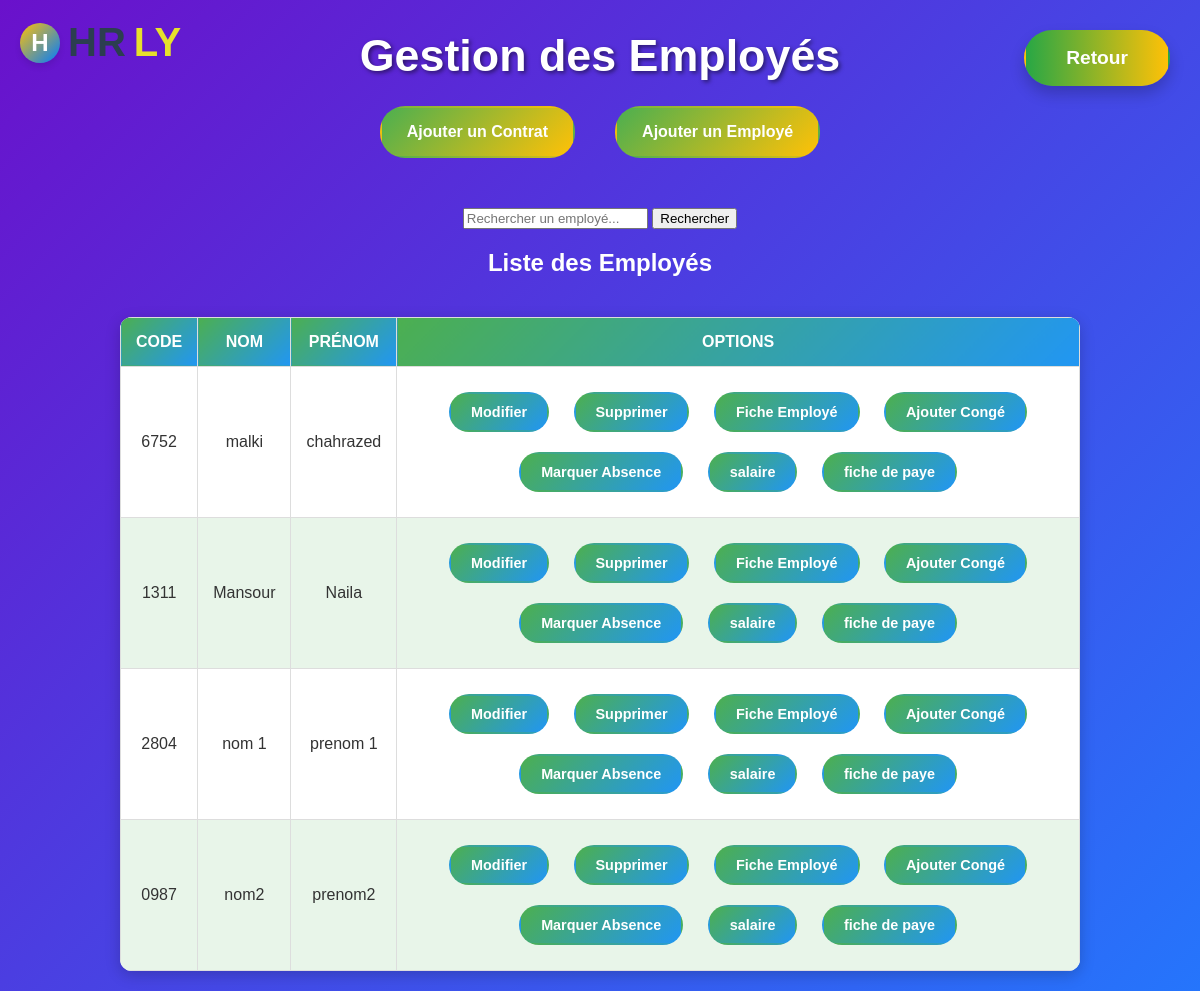
Before: /main/agentrh/gestion_employe/ with the older database file.
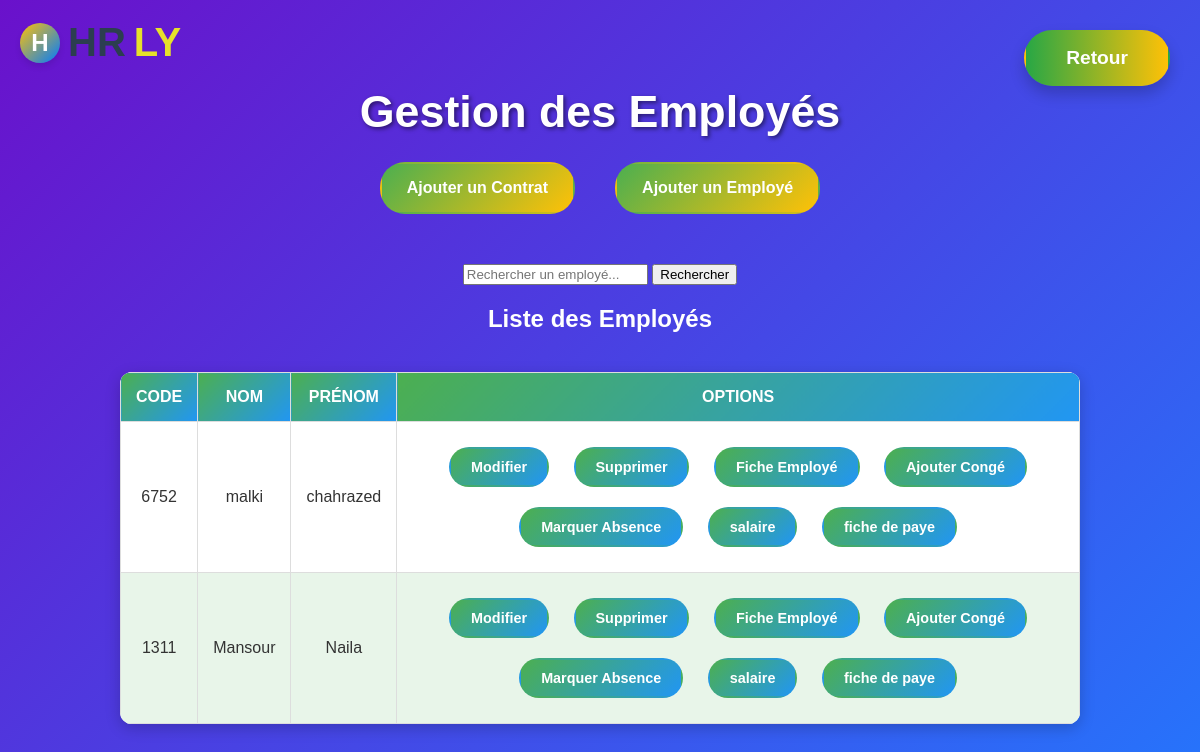
After: the same page with the newer database file.
### projectapp/models.py (models this page shows, shortened)
class Employe(models.Model):
    CHOICE_SEXE =[('female','female'),('male','male')]
    code = models.CharField(max_length=10, unique=True)
    nom = models.CharField(max_length=100)
    prenom = models.CharField(max_length=100)
    date_naissance = models.DateField()
    date_embauche = models.DateField()
    adresse = models.TextField()
    id_service =  models.ForeignKey(Service,on_delete=models.CASCADE)
    historique_professionnel = models.TextField(blank=True, null=True)
    competences = models.TextField(blank=True, null=True)
    formations = models.TextField(blank=True, null=True)
    solde_conge = models.PositiveIntegerField(default=0)
    droits_conge = models.PositiveIntegerField(default=0)
    nb_absence = models.PositiveIntegerField(default=0)  # Compteur d'absences
    nb_massrouf=models.PositiveIntegerField(default=0)
    sexe=models.CharField(max_length=10,choices=CHOICE_SEXE)

### projectapp/views.py (the view)
# urls.py: path('agentrh/gestion_employe/',views.gestion_employe,name='gestion_employe'),
def gestion_employe(request):
    query = request.GET.get('q', '')
    if query:
        employes = Employe.objects.filter(
            Q(nom__icontains=query) | Q(prenom__icontains=query) | Q(code__icontains=query)
        )
    else:
        employes = Employe.objects.all()
    context = {
        'employes': employes,
        'query': query,  }
    return render(request, 'rh/employes/gestion_employe.html', context)

### projectapp/templates/rh/employes/gestion_employe.html (shortened to what this page needs)
<!DOCTYPE html>
<html lang="en">
<head>
</head>
<body>
    <header class="logo">
        <div class="logo-icon">H</div>
        <span>HR</span><span>ly</span>
    </header>
    <h1>Gestion des Employés</h1>
    <div class="buttons-container">
        <a href="{% url 'contract_create' %}">Ajouter un Contrat</a>
        <a href="{% url 'main_rh' %}" class="btn-retour">Retour</a>
        <a href="{% url 'employe_create' %}" class="add-employee">Ajouter un Employé</a>
    </div>
    <div class="search-bar">
        <form method="GET" action="">
            <input type="text" name="q" placeholder="Rechercher un employé..." value="{{ query }}">
            <button type="submit">Rechercher</button>
        </form>
    </div>
    <h2>Liste des Employés</h2>
    <table>
        <thead>
            <tr>
                <th>Code</th>
                <th>Nom</th>
                <th>Prénom</th>
                <th>Options</th>
            </tr>
        </thead>
        <tbody>
            {% for employe in employes %}
            <tr>
                <td>{{ employe.code }}</td>
                <td>{{ employe.nom }}</td>
                <td>{{ employe.prenom }}</td>
                <td class="options">
                    <a href="{% url 'employe_update' employe.pk %}">Modifier</a>
                    <a href="{% url 'employe_delete' employe.pk %}" class="delete">Supprimer</a>
                    <a href="{% url 'fiche_employe' employe.pk %}">Fiche Employé</a>
                    <a href="{% url 'ajouter_conge' employe.pk %}">Ajouter Congé</a>
                    <a href="{% url 'marquer_absence' pk=employe.pk %}">Marquer Absence</a>
                    <a href="{% url 'ajouter_salaire' pk=employe.pk %}"> salaire </a>
                    <a href="{% url 'afficher_fiche_de_paye' pk=employe.pk %}"> fiche de paye  </a>
                </td>
            </tr>
            {% empty %}
            <tr>
                <td colspan="4">Aucun employé trouvé.</td>
            </tr>
            {% endfor %}
        </tbody>
    </table>
</body>
</html>

Changed rows visible on the page:
removed Employe: code "2804", nom "nom 1", prenom "prenom 1"
removed Employe: code "0987", nom "nom2", prenom "prenom2"
